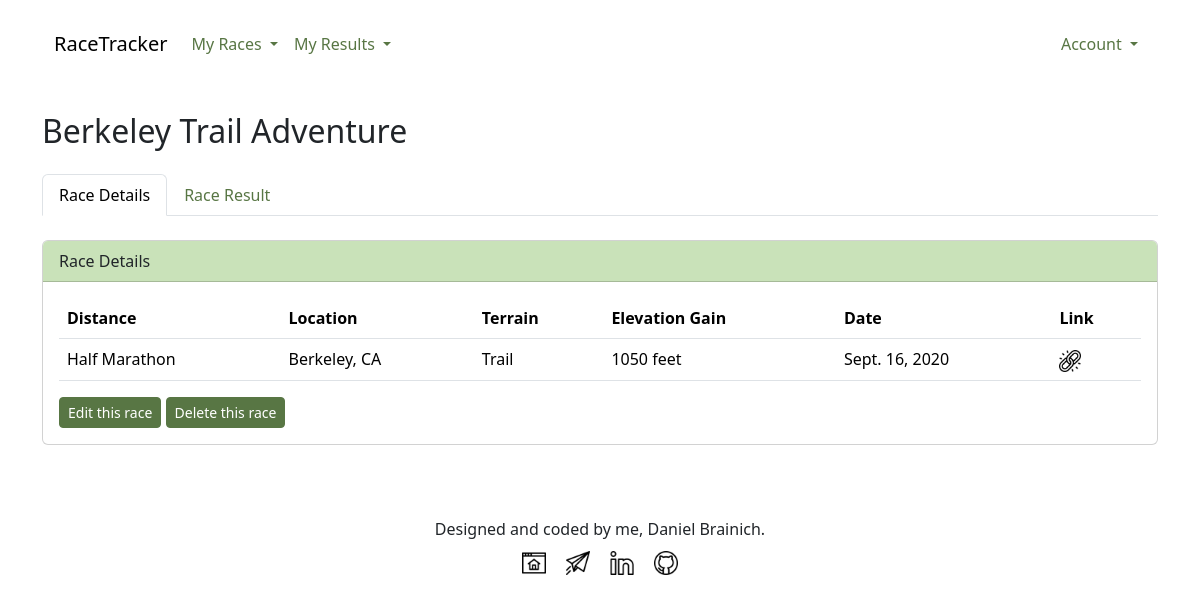
The app's page /races/1/ (signed in), older data.
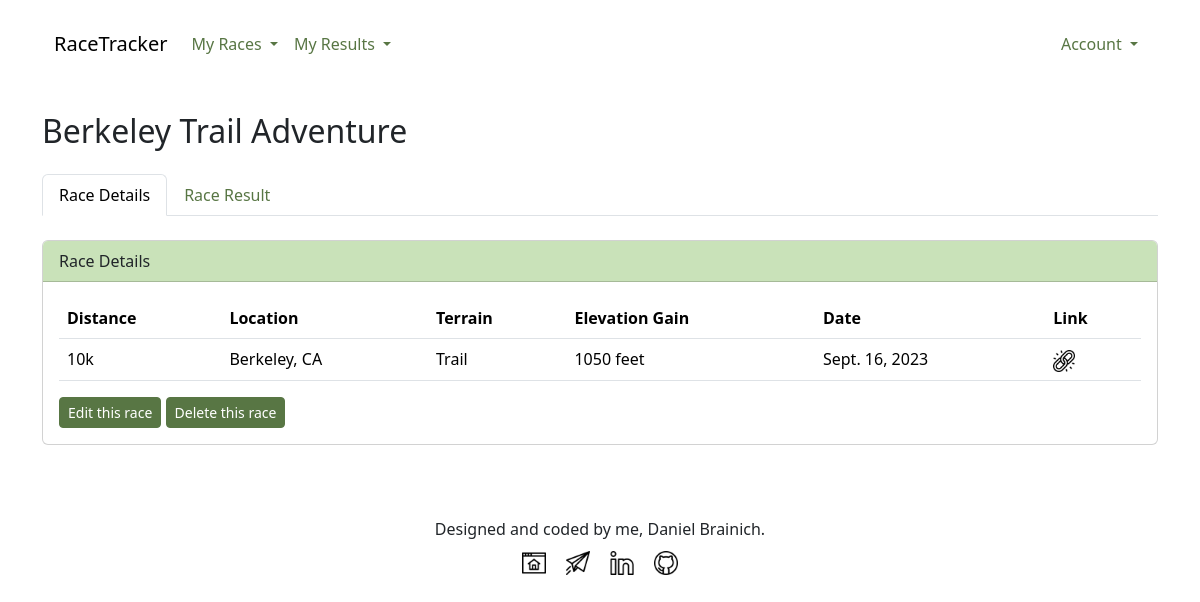
The same page, newer data.
### races/models.py (models this page shows, shortened)
class Race(models.Model):
    DISTANCE_CHOICES = [
        ("5k", "5k"),
        ("10k", "10k"),
        ("half_marathon", "Half Marathon"),
        ("marathon", "Marathon"),
        ("30k", "30k"),
        ("35k", "35k"),
        ("50k", "50k"),
        ("50_mile", "50 mile"),
        ("100k", "100k"),
        ("100_mile", "100 mile"),
    ]
    TERRAIN_CHOICES = [
        ("trail", "Trail"),
        ("road", "Road"),
    ]
    name = models.CharField(max_length=150)
    distance = models.CharField(
        max_length=13,
        choices=DISTANCE_CHOICES,
    )
    location = models.CharField(max_length=150)
    terrain = models.CharField(
        max_length=5,
        choices=TERRAIN_CHOICES,
    )
    elevation_gain = models.PositiveIntegerField()
    date = models.DateField()
    link = models.URLField(null=True)
    owner = models.ForeignKey(
        User,
        related_name="projects",
        on_delete=models.CASCADE,
    )

### races/views.py (the view)
# urls.py: path("<int:id>/", show_race, name="show_race"),
@login_required
def show_race(request, id):
    race = get_object_or_404(Race, id=id)
    if request.user != race.owner:
        return redirect("home")
    context = {
        "race_object": race,
    }
    return render(request, "races/race_details.html", context)

### races/templatetags/custom_tags.py (called while the page is built)
@register.filter
def calculate_percentile(value, total):
    try:
        if total > 0:
            return round((value / total) * 100)
    except (ValueError, ZeroDivisionError):
        pass
    return 0

### races/templates/races/race_details.html (shortened to what this page needs)
{% extends "base.html" %}
{% load custom_tags %}
{% load static %}
{% block content %}
<div class="row">
    <div class="col">
        <h2 class="mt-4 mb-4">{{ race_object.name }}</h2>
        <ul class="nav nav-tabs" id="myTab" role="tablist">
            <li class="nav-item" role="presentation">
                <button class="nav-link active" id="home-tab" data-bs-toggle="tab" data-bs-target="#race-details-tab-pane" type="button" role="tab" aria-controls="home-tab-pane" aria-selected="true">Race Details</button>
            </li>
            <li class="nav-item" role="presentation">
                <button class="nav-link" id="profile-tab" data-bs-toggle="tab" data-bs-target="#race-result-tab-pane" type="button" role="tab" aria-controls="profile-tab-pane" aria-selected="false">Race Result</button>
            </li>
        </ul>
        <div class="tab-content" id="myTabContent">
            <div class="tab-pane fade show active" id="race-details-tab-pane" role="tabpanel" aria-labelledby="all-races-tab" tabindex="0">
                <div class="card mt-4">
                    <div class="card-header">Race Details</div>
                    <div class="card-body">
                        <table class="table">
                            <thead>
                                <tr>
                                    <th>Distance</th>
                                    <th>Location</th>
                                    <th>Terrain</th>
                                    <th>Elevation Gain</th>
                                    <th>Date</th>
                                    <th>Link</th>
                                </tr>
                            </thead>
                            <tbody>
                                <tr>
                                    <td>{{ race_object.get_distance_display }}</td>
                                    <td>{{ race_object.location }}</td>
                                    <td>{{ race_object.get_terrain_display }}</td>
                                    <td>{{ race_object.elevation_gain }} feet</td>
                                    <td>{{ race_object.date }}</td>
                                    <td><a href="{{ race_object.link }}"><img src="{% static "images/link.png" %}" width="22" height="22" alt="Link icon"></a></td>
                                </tr>
                            </tbody>
                        </table>
                        <a class="btn btn-primary btn-sm" href="{% url "edit_race" race_object.id %}">Edit this race</a>
                        <a class="btn btn-primary btn-sm" href="{% url "delete_race" race_object.id %}">Delete this race</a>
                    </div>
                </div>
            </div>
        </div>
    </div>
</div>
{% endblock content %}

Row changes from the older to the newer data that the page shows:
changed Race "Berkeley Trail Adventure": distance "Half Marathon" → "10k"; date "Sept. 16, 2020" → "Sept. 16, 2023"
